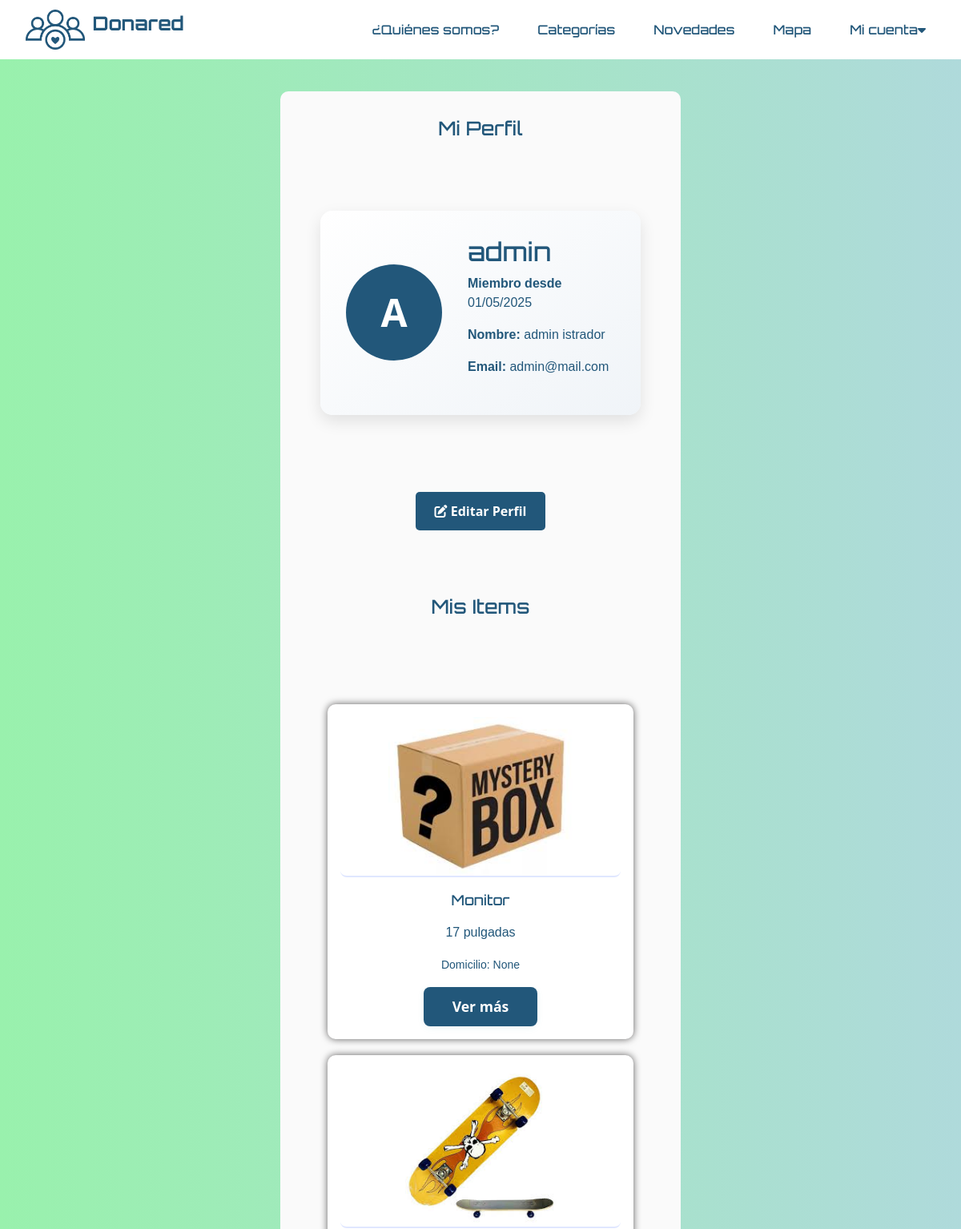
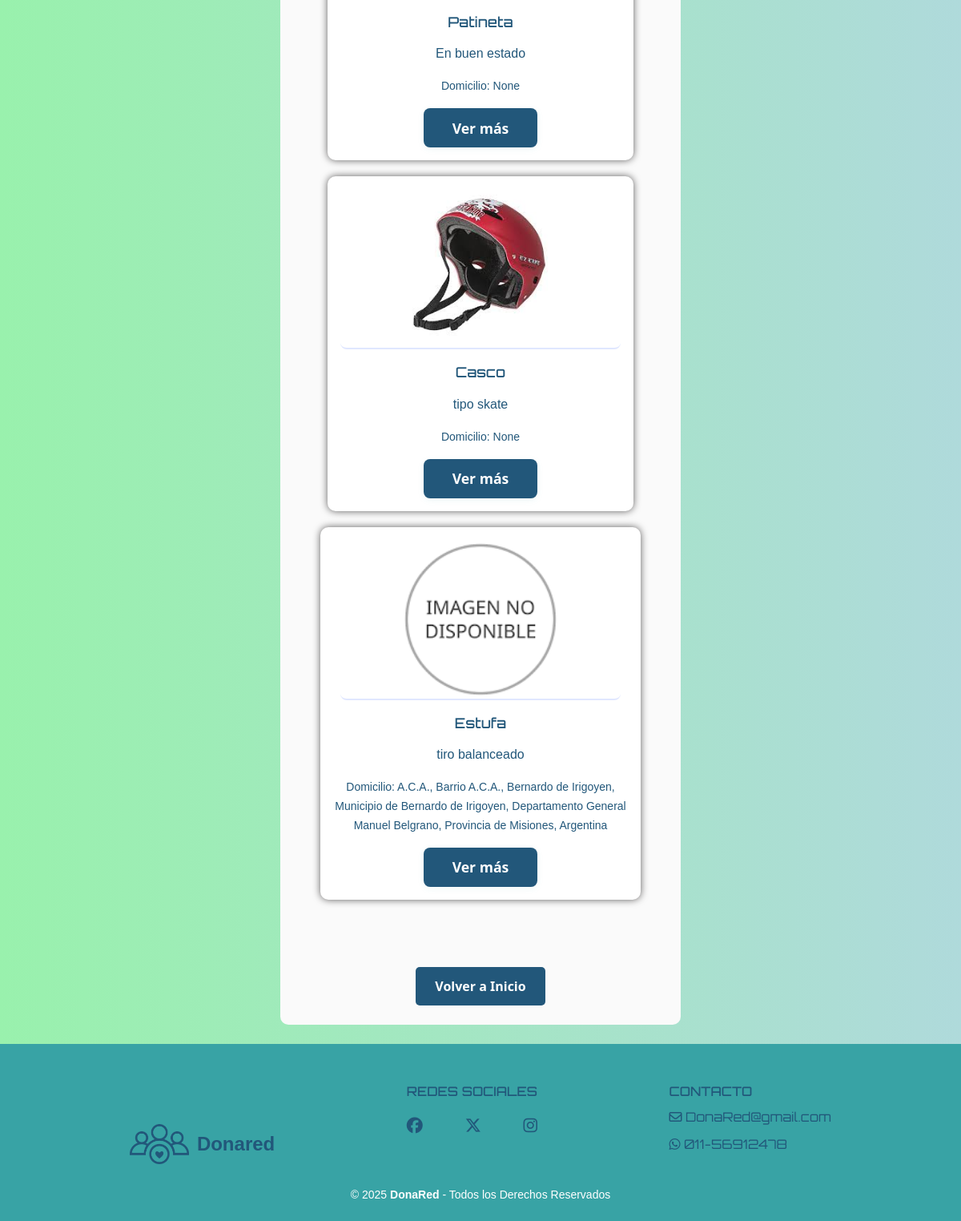
The app's page /perfil/ (signed in) with its own data (2 pictures, top to bottom).
### donaredapp/models.py (models this page shows, shortened)
class Item(models.Model):
    ESTADO_CHOICES = [
        ("activo", "Activo"),
        ("suspendido", "Suspendido"),
        ("donado", "Donado"),
        ("eliminado", "Eliminado"),
    ]
    nombre = models.CharField(max_length=100)
    descripcion = models.TextField(max_length=500)
    categoria = models.ForeignKey(Categoria, on_delete=models.CASCADE)
    fecha_creacion = models.DateTimeField(auto_now_add=True)
    usuario = models.ForeignKey(
        User,
        on_delete=models.CASCADE,
        related_name='items',
        null=True,
    )
    imagen = models.ImageField(upload_to='items/', null=True, blank=True, default='items/sin_imagen.png')
    domicilio = models.CharField(max_length=255, null=True, blank=True)
    estado = models.CharField(max_length=10, choices=ESTADO_CHOICES, default='activo')
    latitude = models.DecimalField(max_digits=9, decimal_places=6, null=True, blank=True)
    longitude = models.DecimalField(max_digits=9, decimal_places=6, null=True, blank=True)

### donaredapp/views_auth.py (the view)
# urls.py: path('perfil/', views_auth.perfil, name='perfil'),
@login_required
def perfil(request):
    return render(request, 'donaredapp/perfil.html')

### donaredapp/templates/donaredapp/perfil.html (shortened to what this page needs)
{% extends 'donaredapp/base.html' %}
{% load static %}
{% load donaredapp_extras %}
{% block content %}
<main id="main-solicitudes" class="main-solicitudes">
    <div class="formulario-container">
        <h2>Mi Perfil</h2>
        <div class="profile-container">
            <div class="profile-header">
                <div class="profile-avatar">
                    {{ user.username|first|upper }}
                </div>
                <div class="profile-info">
                    <h1>{{ user.username }}</h1>
                    <p><strong>Miembro desde </strong>{{ user.date_joined|date:"d/m/Y" }}</p>
                    <p><strong>Nombre:</strong> {{ user.first_name }} {{ user.last_name }} </p>
                    <p><strong>Email:</strong> {{ user.email }} </p>
                </div>
            </div>
        </div>
        <div class="hero-buttons">
            <a href="{% url 'donaredapp:editar_perfil' %}" class="btn-donar"><i class="fas fa-edit"></i> Editar Perfil</a>
        </div>
        <br>
        <br>
        <h2>Mis Items</h2>
        <div class="profile-container">
            <div class="card-body">
                {% if user.items.all %}
                    {% for item in user.items.all %}
                        <div class="donar">
                            <div class="donar-card">
                                <a href="{% url 'donaredapp:tarjeta' item.id %}">
                                    {% if item.imagen %}
                                        <img src="{{ item.imagen.url }}" alt="{{ item.nombre }}">
                                    {% else %}
                                        <img src="{% static 'donaredapp/images/mistery.jpeg' %}" alt="Sin imagen">
                                    {% endif %}
                                </a>
                                <h3><a href="{% url 'donaredapp:tarjeta' item.id %}">{{ item.nombre }}</a></h3>
                                <p>{{ item.descripcion|truncatechars:100 }}</p>
                                <p><small>Domicilio: {{ item.domicilio }}</small></p>
                                <a href="{% url 'donaredapp:tarjeta' item.id %}" class="ver-mas-btn">Ver más</a>
                            </div>
                        </div>
                    {% endfor %}
                {% else %}
                    <p>Aún no has publicado ningún item.</p>
                    <a href="{% url 'donaredapp:publicar' %}" class="btn btn-primary">Publicar un Item</a>
                {% endif %}
            </div>
        </div>
        <div class="hero-buttons">
            <a href="{% url 'donaredapp:index' %}" class="btn-donar"> Volver a Inicio</a>
        </div>
    </div>
</main>
{% endblock %}

### donaredapp/static/donaredapp/style.css (style rules this page uses)
html, body { max-width: 100vw; overflow-x: hidden; }
body { background-color: #fafafa; color: #22577A; margin: 0 ; padding: 0; box-sizing: border-box; }
h1, h2, h3 { font-family: 'Orbitron', sans-serif; }
p { font-family: 'helvetica', sans-serif; }
a { text-decoration: none; color: inherit; }
.hero-buttons { display: flex; gap: 16px; flex-wrap: wrap; }
.btn-donar { display: inline-block; min-width: 110px; margin: 0; padding: 0.75rem 1.5rem; background-color: #22577A; color: white; font-weight: bold; border-radius: 5px; text-align: center; transition: background-color 0.3s ease; border: none; font-size: 1rem; }
.donar { flex: 1 1 320px; max-width: 400px; display: flex; justify-content: center; margin: 20px 0; }
.donar-card { background: #fff; border-radius: 10px; padding: 1rem; text-align: center; box-shadow: #5f5e5e 0px 0px 10px 0px; transition: transform 0.2s, box-shadow 0.2s; }
.donar-card img { width: 350px; height: 200px; border-bottom: 2px solid #e0e7ff; object-fit: contain; background: #fff; border-radius: 8px; }
.donar-card h3 { padding: 1rem; margin: 0; color: #22577A; font-size: 1.1rem; line-height: 1.4; }
.ver-mas-btn { display: inline-block; padding: 0.7rem 2.2rem; background: #22577A; color: #fff; border-radius: 8px; text-decoration: none; font-weight: 600; font-size: 1.1rem; transition: background 0.2s, transform 0.2s; box-shadow: 0 2px 8px rgba(56, 163, 165, 0.08); }
.formulario-container { width: 100%; display: flex; flex-direction: column; justify-content: center; align-items: center; min-height: 0; margin: 0; }
.formulario-container h2 { font-size: 1.5rem; text-align: center; color: #22577A; margin-bottom: 24px; font-family: 'Orbitron', sans-serif; }
.main-solicitudes { min-height: 100vh; display: flex; flex-direction: column; justify-content: center; align-items: center; background: linear-gradient(90deg, #99F1AD 0%, #AFDADB 100%); padding: 0; }
.formulario-container { width: 100%; max-width: 500px; background: #fafafa; border-radius: 10px; padding: 32px 18px 24px 18px; margin: 40px auto 24px auto; display: flex; flex-direction: column; align-items: center; }
.profile-container { max-width: 1000px; margin: 2rem auto; padding: 2rem; }
.profile-header { background: linear-gradient(145deg, #ffffff, #f0f4f8); border-radius: 15px; box-shadow: 0 8px 20px rgba(0, 0, 0, 0.1); padding: 2rem; margin-bottom: 2rem; display: flex; align-items: center; gap: 2rem; }
.profile-avatar { width: 120px; height: 120px; border-radius: 50%; background-color: #22577A; display: flex; align-items: center; justify-content: center; color: white; font-weight: bold; font-size: 3rem; flex-shrink: 0; }
.profile-info { flex-grow: 1; }
.profile-info h1 { color: #22577A; margin: 0 0 0.5rem 0; font-size: 2rem; }

### records on screen
Item: nombre "Monitor", descripcion "17 pulgadas", domicilio "None"
Item: imagen (picture), nombre "Patineta", descripcion "En buen estado", domicilio "None"
Item: imagen (picture), nombre "Casco", descripcion "tipo skate", domicilio "None"
Item: imagen (picture), nombre "Estufa", descripcion "tiro balanceado", domicilio "A.C.A., Barrio A.C.A., Bernardo de Irigoyen, Municipio de Bernardo de Irigoyen, Departamento General Manuel Belgrano, Provincia de Misiones, Argentina"

### other values on screen
{{ user.username|first|upper }} "A"
{{ user.username }} "admin"
{{ user.date_joined|date:"d/m/Y" }} "01/05/2025"
{{ user.first_name }} "admin"
{{ user.last_name }} "istrador"
{{ user.email }} "admin@mail.com"
